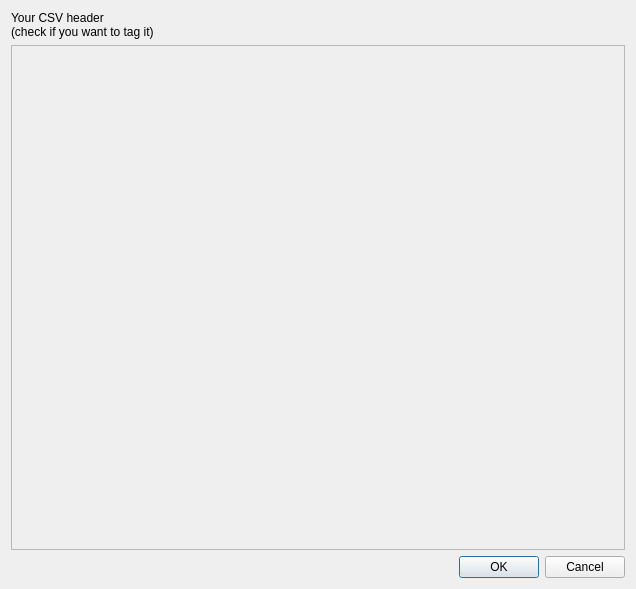
<?xml version="1.0" encoding="UTF-8"?>
<ui version="4.0">
 <class>Dialog_csvHeaderMapping</class>
 <widget class="QDialog" name="Dialog_csvHeaderMapping">
  <property name="geometry">
   <rect>
    <x>0</x>
    <y>0</y>
    <width>636</width>
    <height>589</height>
   </rect>
  </property>
  <property name="windowTitle">
   <string>CSV Header Mapping</string>
  </property>
  <layout class="QGridLayout" name="gridLayout_2">
   <item row="0" column="0">
    <layout class="QGridLayout" name="gridLayout">
     <item row="3" column="0">
      <widget class="QDialogButtonBox" name="buttonBox_csvHeaderMapping">
       <property name="standardButtons">
        <set>QDialogButtonBox::Cancel|QDialogButtonBox::Ok</set>
       </property>
      </widget>
     </item>
     <item row="0" column="0">
      <widget class="QLabel" name="label_csvHeaderMapping_info">
       <property name="text">
        <string>Your CSV header
(check if you want to tag it)</string>
       </property>
      </widget>
     </item>
     <item row="2" column="0">
      <widget class="QScrollArea" name="scrollArea">
       <property name="widgetResizable">
        <bool>true</bool>
       </property>
       <widget class="QWidget" name="scrollAreaWidgetContents">
        <property name="geometry">
         <rect>
          <x>0</x>
          <y>0</y>
          <width>598</width>
          <height>474</height>
         </rect>
        </property>
        <layout class="QGridLayout" name="gridLayout_3">
         <item row="0" column="0">
          <layout class="QGridLayout" name="gridLayout__csvHeaderMapping_content"/>
         </item>
         <item row="1" column="0">
          <spacer name="verticalSpacer_2">
           <property name="orientation">
            <enum>Qt::Vertical</enum>
           </property>
           <property name="sizeHint" stdset="0">
            <size>
             <width>20</width>
             <height>441</height>
            </size>
           </property>
          </spacer>
         </item>
        </layout>
       </widget>
      </widget>
     </item>
    </layout>
   </item>
  </layout>
 </widget>
 <resources/>
 <connections/>
</ui>
